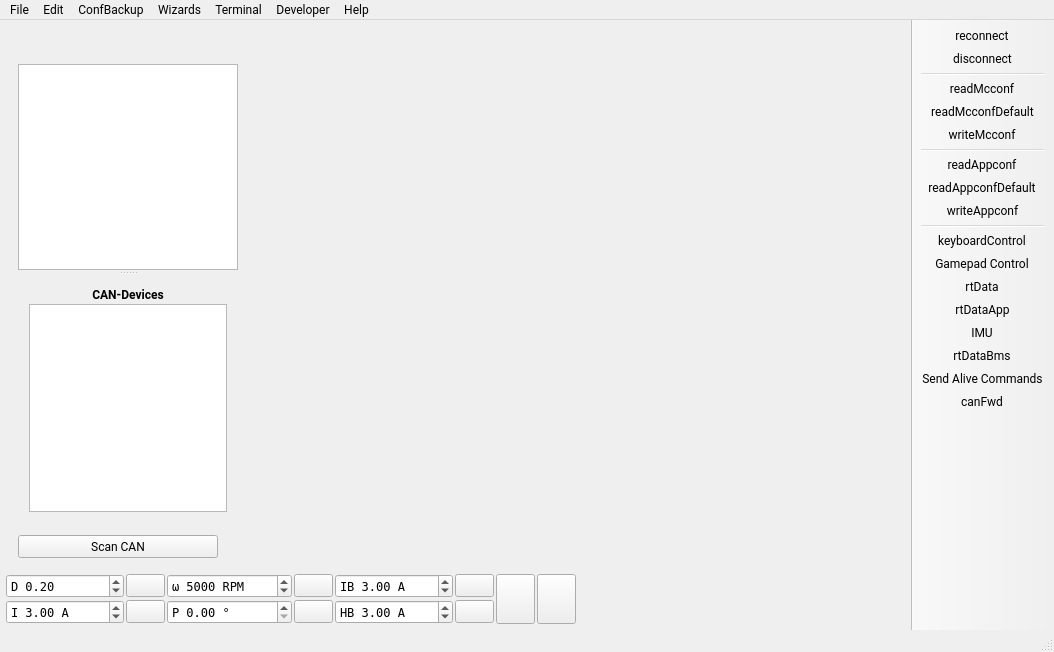
<?xml version="1.0" encoding="UTF-8"?>
<ui version="4.0">
 <class>MainWindow</class>
 <widget class="QMainWindow" name="MainWindow">
  <property name="geometry">
   <rect>
    <x>0</x>
    <y>0</y>
    <width>1054</width>
    <height>652</height>
   </rect>
  </property>
  <property name="font">
   <font>
    <family>Roboto</family>
   </font>
  </property>
  <property name="windowTitle">
   <string>Tz VESC Tool</string>
  </property>
  <property name="windowIcon">
   <iconset>
    <normaloff>:/res/icon.png</normaloff>:/res/icon.png</iconset>
  </property>
  <widget class="QWidget" name="centralWidget">
   <layout class="QVBoxLayout" name="verticalLayout_3">
    <property name="spacing">
     <number>4</number>
    </property>
    <property name="leftMargin">
     <number>6</number>
    </property>
    <property name="topMargin">
     <number>6</number>
    </property>
    <property name="rightMargin">
     <number>6</number>
    </property>
    <property name="bottomMargin">
     <number>6</number>
    </property>
    <item>
     <layout class="QHBoxLayout" name="horizontalLayout">
      <property name="spacing">
       <number>4</number>
      </property>
      <item>
       <layout class="QVBoxLayout" name="verticalLayout_2">
        <property name="spacing">
         <number>12</number>
        </property>
        <property name="leftMargin">
         <number>12</number>
        </property>
        <property name="topMargin">
         <number>12</number>
        </property>
        <property name="rightMargin">
         <number>0</number>
        </property>
        <property name="bottomMargin">
         <number>12</number>
        </property>
        <item>
         <widget class="QLabel" name="pageLabel">
          <property name="enabled">
           <bool>true</bool>
          </property>
          <property name="maximumSize">
           <size>
            <width>220</width>
            <height>56</height>
           </size>
          </property>
          <property name="text">
           <string/>
          </property>
          <property name="scaledContents">
           <bool>true</bool>
          </property>
         </widget>
        </item>
        <item>
         <widget class="QSplitter" name="leftSplitter">
          <property name="orientation">
           <enum>Qt::Orientation::Vertical</enum>
          </property>
          <property name="handleWidth">
           <number>6</number>
          </property>
          <property name="childrenCollapsible">
           <bool>true</bool>
          </property>
          <widget class="QListWidget" name="pageList">
           <property name="sizePolicy">
            <sizepolicy hsizetype="Expanding" vsizetype="Expanding">
             <horstretch>0</horstretch>
             <verstretch>0</verstretch>
            </sizepolicy>
           </property>
           <property name="minimumSize">
            <size>
             <width>220</width>
             <height>0</height>
            </size>
           </property>
           <property name="maximumSize">
            <size>
             <width>220</width>
             <height>16777215</height>
            </size>
           </property>
           <property name="font">
            <font>
             <family>Roboto</family>
            </font>
           </property>
           <property name="editTriggers">
            <set>QAbstractItemView::EditTrigger::NoEditTriggers</set>
           </property>
           <property name="selectionBehavior">
            <enum>QAbstractItemView::SelectionBehavior::SelectRows</enum>
           </property>
           <property name="resizeMode">
            <enum>QListView::ResizeMode::Adjust</enum>
           </property>
           <property name="viewMode">
            <enum>QListView::ViewMode::ListMode</enum>
           </property>
          </widget>
          <widget class="QWidget" name="layoutWidget">
           <layout class="QVBoxLayout" name="verticalLayout">
            <property name="spacing">
             <number>2</number>
            </property>
            <item>
             <widget class="QLabel" name="label">
              <property name="font">
               <font>
                <family>Roboto</family>
                <bold>true</bold>
               </font>
              </property>
              <property name="text">
               <string>CAN-Devices</string>
              </property>
              <property name="alignment">
               <set>Qt::AlignmentFlag::AlignCenter</set>
              </property>
             </widget>
            </item>
            <item>
             <widget class="QListWidget" name="canList">
              <property name="minimumSize">
               <size>
                <width>0</width>
                <height>100</height>
               </size>
              </property>
              <property name="font">
               <font>
                <family>Roboto</family>
               </font>
              </property>
              <property name="editTriggers">
               <set>QAbstractItemView::EditTrigger::NoEditTriggers</set>
              </property>
              <property name="selectionBehavior">
               <enum>QAbstractItemView::SelectionBehavior::SelectRows</enum>
              </property>
             </widget>
            </item>
           </layout>
          </widget>
         </widget>
        </item>
        <item>
         <widget class="QPushButton" name="scanCanButton">
          <property name="sizePolicy">
           <sizepolicy hsizetype="Expanding" vsizetype="Minimum">
            <horstretch>0</horstretch>
            <verstretch>0</verstretch>
           </sizepolicy>
          </property>
          <property name="maximumSize">
           <size>
            <width>200</width>
            <height>16777215</height>
           </size>
          </property>
          <property name="text">
           <string>Scan CAN</string>
          </property>
         </widget>
        </item>
       </layout>
      </item>
      <item>
       <widget class="QStackedWidget" name="pageWidget">
        <property name="font">
         <font>
          <family>Roboto</family>
         </font>
        </property>
        <property name="currentIndex">
         <number>-1</number>
        </property>
       </widget>
      </item>
     </layout>
    </item>
    <item>
     <layout class="QGridLayout" name="gridLayout_3">
      <property name="spacing">
       <number>2</number>
      </property>
      <item row="0" column="8">
       <widget class="DisplayBar" name="dispDuty" native="true">
        <property name="sizePolicy">
         <sizepolicy hsizetype="MinimumExpanding" vsizetype="Preferred">
          <horstretch>0</horstretch>
          <verstretch>0</verstretch>
         </sizepolicy>
        </property>
        <property name="minimumSize">
         <size>
          <width>150</width>
          <height>0</height>
         </size>
        </property>
       </widget>
      </item>
      <item row="0" column="4">
       <widget class="QDoubleSpinBox" name="brakeCurrentBox">
        <property name="font">
         <font>
          <family>DejaVu Sans Mono</family>
         </font>
        </property>
        <property name="toolTip">
         <string>Brake current</string>
        </property>
        <property name="prefix">
         <string>IB </string>
        </property>
        <property name="suffix">
         <string> A</string>
        </property>
        <property name="minimum">
         <double>-500.000000000000000</double>
        </property>
        <property name="maximum">
         <double>500.000000000000000</double>
        </property>
        <property name="singleStep">
         <double>0.500000000000000</double>
        </property>
        <property name="value">
         <double>3.000000000000000</double>
        </property>
       </widget>
      </item>
      <item row="1" column="1">
       <widget class="QPushButton" name="currentButton">
        <property name="toolTip">
         <string>Current</string>
        </property>
        <property name="text">
         <string/>
        </property>
       </widget>
      </item>
      <item row="0" column="5">
       <widget class="QPushButton" name="brakeCurrentButton">
        <property name="toolTip">
         <string>Brake current</string>
        </property>
        <property name="text">
         <string/>
        </property>
       </widget>
      </item>
      <item row="1" column="5">
       <widget class="QPushButton" name="handbrakeButton">
        <property name="toolTip">
         <string>Handbrake current</string>
        </property>
        <property name="text">
         <string/>
        </property>
       </widget>
      </item>
      <item row="0" column="3">
       <widget class="QPushButton" name="speedButton">
        <property name="toolTip">
         <string>Speed</string>
        </property>
        <property name="text">
         <string/>
        </property>
       </widget>
      </item>
      <item row="0" column="7" rowspan="2">
       <widget class="QPushButton" name="stopButton">
        <property name="sizePolicy">
         <sizepolicy hsizetype="Fixed" vsizetype="MinimumExpanding">
          <horstretch>0</horstretch>
          <verstretch>0</verstretch>
         </sizepolicy>
        </property>
        <property name="toolTip">
         <string>Switch off</string>
        </property>
        <property name="text">
         <string/>
        </property>
        <property name="iconSize">
         <size>
          <width>40</width>
          <height>40</height>
         </size>
        </property>
       </widget>
      </item>
      <item row="0" column="6" rowspan="2">
       <widget class="QPushButton" name="fullBrakeButton">
        <property name="sizePolicy">
         <sizepolicy hsizetype="Fixed" vsizetype="MinimumExpanding">
          <horstretch>0</horstretch>
          <verstretch>0</verstretch>
         </sizepolicy>
        </property>
        <property name="toolTip">
         <string>Full brake</string>
        </property>
        <property name="text">
         <string/>
        </property>
        <property name="iconSize">
         <size>
          <width>40</width>
          <height>40</height>
         </size>
        </property>
        <property name="autoDefault">
         <bool>false</bool>
        </property>
        <property name="default">
         <bool>false</bool>
        </property>
        <property name="flat">
         <bool>false</bool>
        </property>
       </widget>
      </item>
      <item row="1" column="8">
       <widget class="DisplayBar" name="dispCurrent" native="true">
        <property name="sizePolicy">
         <sizepolicy hsizetype="MinimumExpanding" vsizetype="Preferred">
          <horstretch>0</horstretch>
          <verstretch>0</verstretch>
         </sizepolicy>
        </property>
        <property name="minimumSize">
         <size>
          <width>150</width>
          <height>0</height>
         </size>
        </property>
       </widget>
      </item>
      <item row="0" column="2">
       <widget class="QDoubleSpinBox" name="speedBox">
        <property name="font">
         <font>
          <family>DejaVu Sans Mono</family>
         </font>
        </property>
        <property name="toolTip">
         <string>Speed</string>
        </property>
        <property name="prefix">
         <string>ω </string>
        </property>
        <property name="suffix">
         <string> RPM</string>
        </property>
        <property name="decimals">
         <number>0</number>
        </property>
        <property name="minimum">
         <double>-400000.000000000000000</double>
        </property>
        <property name="maximum">
         <double>400000.000000000000000</double>
        </property>
        <property name="singleStep">
         <double>100.000000000000000</double>
        </property>
        <property name="value">
         <double>5000.000000000000000</double>
        </property>
       </widget>
      </item>
      <item row="1" column="4">
       <widget class="QDoubleSpinBox" name="handbrakeBox">
        <property name="font">
         <font>
          <family>DejaVu Sans Mono</family>
         </font>
        </property>
        <property name="toolTip">
         <string>Handbrake current</string>
        </property>
        <property name="prefix">
         <string>HB </string>
        </property>
        <property name="suffix">
         <string> A</string>
        </property>
        <property name="minimum">
         <double>-500.000000000000000</double>
        </property>
        <property name="maximum">
         <double>500.000000000000000</double>
        </property>
        <property name="singleStep">
         <double>0.500000000000000</double>
        </property>
        <property name="value">
         <double>3.000000000000000</double>
        </property>
       </widget>
      </item>
      <item row="0" column="0">
       <widget class="QDoubleSpinBox" name="dutyBox">
        <property name="font">
         <font>
          <family>DejaVu Sans Mono</family>
         </font>
        </property>
        <property name="toolTip">
         <string>Duty cycle</string>
        </property>
        <property name="wrapping">
         <bool>false</bool>
        </property>
        <property name="frame">
         <bool>true</bool>
        </property>
        <property name="prefix">
         <string>D </string>
        </property>
        <property name="minimum">
         <double>-1.000000000000000</double>
        </property>
        <property name="maximum">
         <double>1.000000000000000</double>
        </property>
        <property name="singleStep">
         <double>0.010000000000000</double>
        </property>
        <property name="value">
         <double>0.200000000000000</double>
        </property>
       </widget>
      </item>
      <item row="1" column="3">
       <widget class="QPushButton" name="posButton">
        <property name="toolTip">
         <string>Position</string>
        </property>
        <property name="text">
         <string/>
        </property>
       </widget>
      </item>
      <item row="0" column="1">
       <widget class="QPushButton" name="dutyButton">
        <property name="toolTip">
         <string>Duty cycle</string>
        </property>
        <property name="text">
         <string/>
        </property>
        <property name="flat">
         <bool>false</bool>
        </property>
       </widget>
      </item>
      <item row="1" column="2">
       <widget class="QDoubleSpinBox" name="posBox">
        <property name="font">
         <font>
          <family>DejaVu Sans Mono</family>
         </font>
        </property>
        <property name="toolTip">
         <string>Position</string>
        </property>
        <property name="prefix">
         <string>P </string>
        </property>
        <property name="suffix">
         <string> °</string>
        </property>
        <property name="maximum">
         <double>360.000000000000000</double>
        </property>
        <property name="singleStep">
         <double>0.100000000000000</double>
        </property>
        <property name="value">
         <double>0.000000000000000</double>
        </property>
       </widget>
      </item>
      <item row="1" column="0">
       <widget class="QDoubleSpinBox" name="currentBox">
        <property name="font">
         <font>
          <family>DejaVu Sans Mono</family>
         </font>
        </property>
        <property name="toolTip">
         <string>Current</string>
        </property>
        <property name="frame">
         <bool>true</bool>
        </property>
        <property name="prefix">
         <string>I </string>
        </property>
        <property name="suffix">
         <string> A</string>
        </property>
        <property name="minimum">
         <double>-5000.000000000000000</double>
        </property>
        <property name="maximum">
         <double>5000.000000000000000</double>
        </property>
        <property name="singleStep">
         <double>0.500000000000000</double>
        </property>
        <property name="value">
         <double>3.000000000000000</double>
        </property>
       </widget>
      </item>
     </layout>
    </item>
   </layout>
  </widget>
  <widget class="QToolBar" name="mainToolBar">
   <property name="toolTip">
    <string/>
   </property>
   <property name="movable">
    <bool>false</bool>
   </property>
   <property name="iconSize">
    <size>
     <width>24</width>
     <height>24</height>
    </size>
   </property>
   <property name="toolButtonStyle">
    <enum>Qt::ToolButtonStyle::ToolButtonIconOnly</enum>
   </property>
   <property name="floatable">
    <bool>false</bool>
   </property>
   <attribute name="toolBarArea">
    <enum>RightToolBarArea</enum>
   </attribute>
   <attribute name="toolBarBreak">
    <bool>false</bool>
   </attribute>
   <addaction name="actionReconnect"/>
   <addaction name="actionDisconnect"/>
   <addaction name="separator"/>
   <addaction name="actionReadMcconf"/>
   <addaction name="actionReadMcconfDefault"/>
   <addaction name="actionWriteMcconf"/>
   <addaction name="separator"/>
   <addaction name="actionReadAppconf"/>
   <addaction name="actionReadAppconfDefault"/>
   <addaction name="actionWriteAppconf"/>
   <addaction name="separator"/>
   <addaction name="actionKeyboardControl"/>
   <addaction name="actionGamepadControl"/>
   <addaction name="actionRtData"/>
   <addaction name="actionRtDataApp"/>
   <addaction name="actionIMU"/>
   <addaction name="actionrtDataBms"/>
   <addaction name="actionSendAlive"/>
   <addaction name="actionCanFwd"/>
  </widget>
  <widget class="QStatusBar" name="statusBar"/>
  <widget class="QMenuBar" name="menuBar">
   <property name="geometry">
    <rect>
     <x>0</x>
     <y>0</y>
     <width>1054</width>
     <height>23</height>
    </rect>
   </property>
   <widget class="QMenu" name="menuFile">
    <property name="title">
     <string>File</string>
    </property>
    <addaction name="actionSaveMotorConfXml"/>
    <addaction name="actionLoadMotorConfXml"/>
    <addaction name="separator"/>
    <addaction name="actionSaveAppconfXml"/>
    <addaction name="actionLoadAppconfXml"/>
    <addaction name="separator"/>
    <addaction name="actionSaveMotorConfigurationHeader"/>
    <addaction name="actionSaveMotorConfigurationHeaderWrap"/>
    <addaction name="separator"/>
    <addaction name="actionSaveAppConfigurationHeader"/>
    <addaction name="actionSaveAppConfigurationHeaderWrap"/>
    <addaction name="separator"/>
    <addaction name="actionLaunchBoardConfigurator"/>
    <addaction name="actionLaunchMobileTool"/>
    <addaction name="separator"/>
    <addaction name="actionExit"/>
   </widget>
   <widget class="QMenu" name="menuHelp">
    <property name="title">
     <string>Help</string>
    </property>
    <addaction name="separator"/>
    <addaction name="actionVESCProjectForums"/>
    <addaction name="separator"/>
    <addaction name="actionVESCToolChangelog"/>
    <addaction name="actionFirmwareChangelog"/>
    <addaction name="separator"/>
    <addaction name="actionAbout"/>
    <addaction name="actionLibrariesUsed"/>
    <addaction name="actionAboutQt"/>
    <addaction name="separator"/>
    <addaction name="actionSafetyInformation"/>
    <addaction name="actionWarrantyStatement"/>
    <addaction name="actionLicense"/>
   </widget>
   <widget class="QMenu" name="menuTools">
    <property name="title">
     <string>Developer</string>
    </property>
    <addaction name="actionParameterEditorMcconf"/>
    <addaction name="actionParameterEditorAppconf"/>
    <addaction name="actionParameterEditorInfo"/>
    <addaction name="actionParameterEditorFW"/>
    <addaction name="actionParameterEditorCustomConf0"/>
    <addaction name="actionExportConfigurationParser"/>
   </widget>
   <widget class="QMenu" name="menuTerminal">
    <property name="title">
     <string>Terminal</string>
    </property>
    <addaction name="actionTerminalShowHelp"/>
    <addaction name="actionTerminalPrintFaults"/>
    <addaction name="actionTerminalPrintThreads"/>
    <addaction name="separator"/>
    <addaction name="actionTerminalDRVResetLatchedFaults"/>
    <addaction name="separator"/>
    <addaction name="actionTerminalClear"/>
    <addaction name="separator"/>
    <addaction name="actionReboot"/>
    <addaction name="actionShutdown"/>
    <addaction name="actionRestartLispBM"/>
   </widget>
   <widget class="QMenu" name="menuCommands">
    <property name="font">
     <font>
      <family>Roboto</family>
     </font>
    </property>
    <property name="title">
     <string>Edit</string>
    </property>
    <addaction name="actionPreferences"/>
   </widget>
   <widget class="QMenu" name="menuWizards">
    <property name="title">
     <string>Wizards</string>
    </property>
    <addaction name="actionAutoSetupFOC"/>
    <addaction name="actionSetupMotorsFOCQuick"/>
    <addaction name="actionAppSetupWizard"/>
    <addaction name="actionMotorSetupWizard"/>
   </widget>
   <widget class="QMenu" name="menuTools_2">
    <property name="title">
     <string>ConfBackup</string>
    </property>
    <addaction name="actionBackupConfiguration"/>
    <addaction name="actionBackupConfigurationsCAN"/>
    <addaction name="actionRestoreConfiguration"/>
    <addaction name="actionRestoreConfigurationsCAN"/>
    <addaction name="actionClearConfigurationBackups"/>
   </widget>
   <addaction name="menuFile"/>
   <addaction name="menuCommands"/>
   <addaction name="menuTools_2"/>
   <addaction name="menuWizards"/>
   <addaction name="menuTerminal"/>
   <addaction name="menuTools"/>
   <addaction name="menuHelp"/>
  </widget>
  <action name="actionReadMcconf">
   <property name="text">
    <string>readMcconf</string>
   </property>
   <property name="toolTip">
    <string>Read motor Configuration</string>
   </property>
  </action>
  <action name="actionReadMcconfDefault">
   <property name="text">
    <string>readMcconfDefault</string>
   </property>
   <property name="toolTip">
    <string>Read default motor configuration</string>
   </property>
  </action>
  <action name="actionWriteMcconf">
   <property name="text">
    <string>writeMcconf</string>
   </property>
   <property name="toolTip">
    <string>Write motor configuration</string>
   </property>
  </action>
  <action name="actionSaveMotorConfXml">
   <property name="text">
    <string>Save Motor Configuration XML as...</string>
   </property>
  </action>
  <action name="actionLoadMotorConfXml">
   <property name="text">
    <string>Load Motor Configuration XML</string>
   </property>
  </action>
  <action name="actionDisconnect">
   <property name="text">
    <string>disconnect</string>
   </property>
   <property name="toolTip">
    <string>Disconnect</string>
   </property>
  </action>
  <action name="actionReboot">
   <property name="text">
    <string>Reboot</string>
   </property>
   <property name="toolTip">
    <string>Reboot via CPU reset</string>
   </property>
  </action>
  <action name="actionShutdown">
   <property name="text">
    <string>Shutdown</string>
   </property>
   <property name="toolTip">
    <string>Shutdown (for controllers with auto-shutdown support only)</string>
   </property>
  </action>
  <action name="actionCanFwd">
   <property name="checkable">
    <bool>true</bool>
   </property>
   <property name="text">
    <string>canFwd</string>
   </property>
   <property name="toolTip">
    <string>Forward communication over CAN-bus</string>
   </property>
  </action>
  <action name="actionReconnect">
   <property name="text">
    <string>reconnect</string>
   </property>
   <property name="toolTip">
    <string>Reconnect last connection</string>
   </property>
  </action>
  <action name="actionRtData">
   <property name="checkable">
    <bool>true</bool>
   </property>
   <property name="text">
    <string>rtData</string>
   </property>
   <property name="toolTip">
    <string>Stream realtime data</string>
   </property>
  </action>
  <action name="actionReadAppconf">
   <property name="text">
    <string>readAppconf</string>
   </property>
   <property name="toolTip">
    <string>Read app configuration</string>
   </property>
  </action>
  <action name="actionReadAppconfDefault">
   <property name="text">
    <string>readAppconfDefault</string>
   </property>
   <property name="toolTip">
    <string>Read default app configuration</string>
   </property>
  </action>
  <action name="actionWriteAppconf">
   <property name="text">
    <string>writeAppconf</string>
   </property>
   <property name="toolTip">
    <string>Write app configuration</string>
   </property>
  </action>
  <action name="actionSaveAppconfXml">
   <property name="text">
    <string>Save App Configuration XML as...</string>
   </property>
  </action>
  <action name="actionLoadAppconfXml">
   <property name="text">
    <string>Load App Configuration XML</string>
   </property>
  </action>
  <action name="actionExit">
   <property name="text">
    <string>Exit</string>
   </property>
  </action>
  <action name="actionAbout">
   <property name="text">
    <string>About VESC Tool</string>
   </property>
  </action>
  <action name="actionKeyboardControl">
   <property name="checkable">
    <bool>true</bool>
   </property>
   <property name="text">
    <string>keyboardControl</string>
   </property>
   <property name="toolTip">
    <string>&lt;!DOCTYPE HTML PUBLIC &quot;-//W3C//DTD HTML 4.0//EN&quot; &quot;http://www.w3.org/TR/REC-html40/strict.dtd&quot;&gt;
&lt;html&gt;&lt;head&gt;&lt;meta name=&quot;qrichtext&quot; content=&quot;1&quot; /&gt;&lt;style type=&quot;text/css&quot;&gt;
p, li { white-space: pre-wrap; }
&lt;/style&gt;&lt;/head&gt;&lt;body style=&quot; font-family:'Roboto'; font-size:11pt; font-weight:400; font-style:normal;&quot;&gt;
&lt;p style=&quot; margin-top:0px; margin-bottom:0px; margin-left:0px; margin-right:0px; -qt-block-indent:0; text-indent:0px;&quot;&gt;&lt;span style=&quot; font-family:'Roboto';&quot;&gt;Enable keyboard control.&lt;/span&gt;&lt;/p&gt;
&lt;p style=&quot;-qt-paragraph-type:empty; margin-top:0px; margin-bottom:0px; margin-left:0px; margin-right:0px; -qt-block-indent:0; text-indent:0px; font-family:'Roboto';&quot;&gt;&lt;br /&gt;&lt;/p&gt;
&lt;p style=&quot; margin-top:0px; margin-bottom:0px; margin-left:0px; margin-right:0px; -qt-block-indent:0; text-indent:0px;&quot;&gt;&lt;span style=&quot; font-family:'Roboto';&quot;&gt;Key functions:&lt;/span&gt;&lt;/p&gt;
&lt;p style=&quot; margin-top:0px; margin-bottom:0px; margin-left:0px; margin-right:0px; -qt-block-indent:0; text-indent:0px;&quot;&gt;&lt;span style=&quot; font-family:'Roboto';&quot;&gt;&lt;br /&gt;&lt;/span&gt;&lt;span style=&quot; font-family:'Roboto'; font-weight:600;&quot;&gt;Up and Down Arrow Keys&lt;/span&gt;&lt;/p&gt;
&lt;p style=&quot; margin-top:0px; margin-bottom:0px; margin-left:0px; margin-right:0px; -qt-block-indent:0; text-indent:0px;&quot;&gt;&lt;span style=&quot; font-family:'Roboto';&quot;&gt;Current control using the current value in the lower&lt;/span&gt;&lt;/p&gt;
&lt;p style=&quot; margin-top:0px; margin-bottom:0px; margin-left:0px; margin-right:0px; -qt-block-indent:0; text-indent:0px;&quot;&gt;&lt;span style=&quot; font-family:'Roboto';&quot;&gt;left corner.&lt;/span&gt;&lt;/p&gt;
&lt;p style=&quot;-qt-paragraph-type:empty; margin-top:0px; margin-bottom:0px; margin-left:0px; margin-right:0px; -qt-block-indent:0; text-indent:0px; font-family:'Roboto';&quot;&gt;&lt;br /&gt;&lt;/p&gt;
&lt;p style=&quot; margin-top:0px; margin-bottom:0px; margin-left:0px; margin-right:0px; -qt-block-indent:0; text-indent:0px;&quot;&gt;&lt;span style=&quot; font-family:'Roboto'; font-weight:600;&quot;&gt;Right and Left Arrow Keys&lt;/span&gt;&lt;/p&gt;
&lt;p style=&quot; margin-top:0px; margin-bottom:0px; margin-left:0px; margin-right:0px; -qt-block-indent:0; text-indent:0px;&quot;&gt;&lt;span style=&quot; font-family:'Roboto';&quot;&gt;Duty cycle control. Slowly ramps up and down the duty&lt;/span&gt;&lt;/p&gt;
&lt;p style=&quot; margin-top:0px; margin-bottom:0px; margin-left:0px; margin-right:0px; -qt-block-indent:0; text-indent:0px;&quot;&gt;&lt;span style=&quot; font-family:'Roboto';&quot;&gt;cycle. When e.g. starting with right and then also holding&lt;/span&gt;&lt;/p&gt;
&lt;p style=&quot; margin-top:0px; margin-bottom:0px; margin-left:0px; margin-right:0px; -qt-block-indent:0; text-indent:0px;&quot;&gt;&lt;span style=&quot; font-family:'Roboto';&quot;&gt;left, the duty cycle is ramped higher.&lt;/span&gt;&lt;/p&gt;
&lt;p style=&quot;-qt-paragraph-type:empty; margin-top:0px; margin-bottom:0px; margin-left:0px; margin-right:0px; -qt-block-indent:0; text-indent:0px; font-family:'Roboto';&quot;&gt;&lt;br /&gt;&lt;/p&gt;
&lt;p style=&quot; margin-top:0px; margin-bottom:0px; margin-left:0px; margin-right:0px; -qt-block-indent:0; text-indent:0px;&quot;&gt;&lt;span style=&quot; font-family:'Roboto'; font-weight:600;&quot;&gt;Page Down&lt;/span&gt;&lt;/p&gt;
&lt;p style=&quot; margin-top:0px; margin-bottom:0px; margin-left:0px; margin-right:0px; -qt-block-indent:0; text-indent:0px;&quot;&gt;&lt;span style=&quot; font-family:'Roboto';&quot;&gt;Brake with the current set in the lower left corner.&lt;/span&gt;&lt;/p&gt;&lt;/body&gt;&lt;/html&gt;</string>
   </property>
  </action>
  <action name="actionParameterEditorMcconf">
   <property name="text">
    <string>Parameter Editor Mcconf</string>
   </property>
  </action>
  <action name="actionParameterEditorAppconf">
   <property name="text">
    <string>Parameter Editor Appconf</string>
   </property>
  </action>
  <action name="actionSaveAppConfigurationHeader">
   <property name="text">
    <string>Save App Configuration C Header as...</string>
   </property>
  </action>
  <action name="actionSaveMotorConfigurationHeader">
   <property name="text">
    <string>Save Motor Configuration C Header as...</string>
   </property>
  </action>
  <action name="actionSaveAppConfigurationHeaderWrap">
   <property name="text">
    <string>Save App Configuration C Header (ifdef wrapped) as...</string>
   </property>
  </action>
  <action name="actionSaveMotorConfigurationHeaderWrap">
   <property name="text">
    <string>Save Motor Configuration C Header (ifdef wrapped) as...</string>
   </property>
  </action>
  <action name="actionRtDataApp">
   <property name="checkable">
    <bool>true</bool>
   </property>
   <property name="text">
    <string>rtDataApp</string>
   </property>
   <property name="toolTip">
    <string>Stream realtime app data</string>
   </property>
  </action>
  <action name="actionTerminalPrintFaults">
   <property name="text">
    <string>Print Faults</string>
   </property>
   <property name="toolTip">
    <string>Print Faults</string>
   </property>
  </action>
  <action name="actionTerminalShowHelp">
   <property name="text">
    <string>Show Help</string>
   </property>
  </action>
  <action name="actionTerminalClear">
   <property name="text">
    <string>Clear Terminal</string>
   </property>
  </action>
  <action name="actionTerminalPrintThreads">
   <property name="text">
    <string>Print Threads</string>
   </property>
   <property name="toolTip">
    <string>Print Threads</string>
   </property>
  </action>
  <action name="actionSendAlive">
   <property name="checkable">
    <bool>true</bool>
   </property>
   <property name="text">
    <string>Send Alive Commands</string>
   </property>
   <property name="toolTip">
    <string>Send alive packets periodically to prevent timeout</string>
   </property>
  </action>
  <action name="actionLibrariesUsed">
   <property name="text">
    <string>About Libraries Used</string>
   </property>
  </action>
  <action name="actionMotorSetupWizard">
   <property name="text">
    <string>Setup Other Motors</string>
   </property>
   <property name="toolTip">
    <string>Start the Motor Setup Wizard</string>
   </property>
   <property name="menuRole">
    <enum>QAction::MenuRole::NoRole</enum>
   </property>
  </action>
  <action name="actionAppSetupWizard">
   <property name="text">
    <string>Setup Input</string>
   </property>
   <property name="toolTip">
    <string>Start the App Setup Wizard</string>
   </property>
   <property name="menuRole">
    <enum>QAction::MenuRole::NoRole</enum>
   </property>
  </action>
  <action name="actionAboutQt">
   <property name="text">
    <string>About Qt</string>
   </property>
   <property name="toolTip">
    <string>Show the Qt library's About box</string>
   </property>
  </action>
  <action name="actionParameterEditorInfo">
   <property name="text">
    <string>Parameter Editor Info</string>
   </property>
  </action>
  <action name="actionSafetyInformation">
   <property name="text">
    <string>Safety Information</string>
   </property>
  </action>
  <action name="actionWarrantyStatement">
   <property name="text">
    <string>Limited Warranty Statement</string>
   </property>
   <property name="toolTip">
    <string>Limited Warranty Statement</string>
   </property>
  </action>
  <action name="actionVESCToolChangelog">
   <property name="text">
    <string>VESC Tool Changelog</string>
   </property>
  </action>
  <action name="actionTerminalDRVResetLatchedFaults">
   <property name="text">
    <string>DRV Reset Latched Faults</string>
   </property>
  </action>
  <action name="actionVESCProjectForums">
   <property name="text">
    <string>VESC Project Forums</string>
   </property>
  </action>
  <action name="actionFirmwareChangelog">
   <property name="text">
    <string>Firmware Changelog</string>
   </property>
  </action>
  <action name="actionLicense">
   <property name="text">
    <string>License</string>
   </property>
  </action>
  <action name="actionAutoSetupFOC">
   <property name="text">
    <string>Setup Motors FOC</string>
   </property>
   <property name="menuRole">
    <enum>QAction::MenuRole::NoRole</enum>
   </property>
  </action>
  <action name="actionExportConfigurationParser">
   <property name="text">
    <string>Export Configuration Parser</string>
   </property>
  </action>
  <action name="actionIMU">
   <property name="checkable">
    <bool>true</bool>
   </property>
   <property name="text">
    <string>IMU</string>
   </property>
   <property name="toolTip">
    <string>Activate IMU Sampling</string>
   </property>
  </action>
  <action name="actionLoadFirmwareConfigs">
   <property name="icon">
    <iconset resource="res.qrc">
     <normaloff>:/res/icons/Electronics-96.png</normaloff>:/res/icons/Electronics-96.png</iconset>
   </property>
   <property name="text">
    <string>Load Firmware Configs</string>
   </property>
  </action>
  <action name="actionBackupConfiguration">
   <property name="text">
    <string>Backup Configuration</string>
   </property>
   <property name="toolTip">
    <string>Backup Configuration (no CAN)</string>
   </property>
  </action>
  <action name="actionRestoreConfiguration">
   <property name="text">
    <string>Restore Configuration</string>
   </property>
   <property name="toolTip">
    <string>Restore Configuration</string>
   </property>
  </action>
  <action name="actionClearConfigurationBackups">
   <property name="text">
    <string>Clear Configuration Backups</string>
   </property>
  </action>
  <action name="actionParameterEditorFW">
   <property name="text">
    <string>Parameter Editor FW</string>
   </property>
   <property name="font">
    <font/>
   </property>
  </action>
  <action name="actionBackupConfigurationsCAN">
   <property name="text">
    <string>Backup Configurations (Including CAN)</string>
   </property>
  </action>
  <action name="actionRestoreConfigurationsCAN">
   <property name="text">
    <string>Restore Configurations (Including CAN)</string>
   </property>
  </action>
  <action name="actionrtDataBms">
   <property name="checkable">
    <bool>true</bool>
   </property>
   <property name="text">
    <string>rtDataBms</string>
   </property>
   <property name="toolTip">
    <string>Stream BMS realtime data</string>
   </property>
  </action>
  <action name="actionGamepadControl">
   <property name="checkable">
    <bool>true</bool>
   </property>
   <property name="text">
    <string>Gamepad Control</string>
   </property>
   <property name="toolTip">
    <string>Use Gamepad Control</string>
   </property>
  </action>
  <action name="actionParameterEditorCustomConf0">
   <property name="text">
    <string>Parameter Editor Custom Conf 0</string>
   </property>
  </action>
  <action name="actionSetupMotorsFOCQuick">
   <property name="text">
    <string>Setup Motors FOC (old)</string>
   </property>
   <property name="menuRole">
    <enum>QAction::MenuRole::NoRole</enum>
   </property>
  </action>
  <action name="actionPreferences">
   <property name="text">
    <string>Preferences</string>
   </property>
   <property name="shortcutVisibleInContextMenu">
    <bool>false</bool>
   </property>
  </action>
  <action name="actionLaunchBoardConfigurator">
   <property name="text">
    <string>Restart + Launch Board Configurator</string>
   </property>
  </action>
  <action name="actionLaunchMobileTool">
   <property name="text">
    <string>Restart + Launch Mobile Tool</string>
   </property>
  </action>
  <action name="actionRestartLispBM">
   <property name="text">
    <string>Restart LispBM</string>
   </property>
  </action>
 </widget>
 <layoutdefault spacing="6" margin="11"/>
 <customwidgets>
  <customwidget>
   <class>DisplayBar</class>
   <extends>QWidget</extends>
   <header>widgets/displaybar.h</header>
   <container>1</container>
  </customwidget>
 </customwidgets>
 <resources>
  <include location="res.qrc"/>
 </resources>
 <connections/>
</ui>
